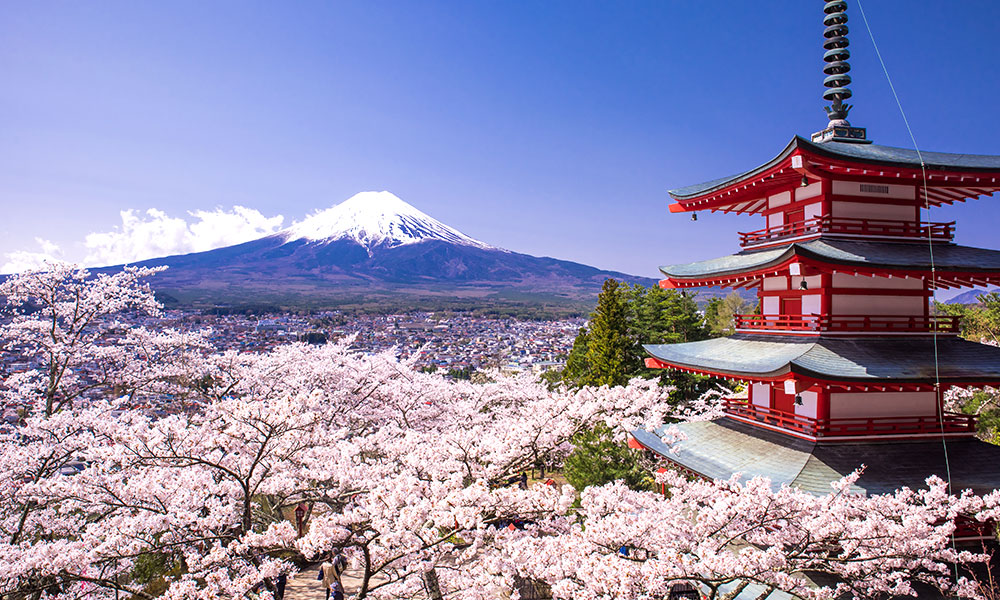
#> input picture GUI_Fetures/Images/japan.jpg, 1000 x 600 px
$ python practice.py
#> lines starting #> are read from the running program, lines starting #| are printed output that depends on the picture
import cv2
import numpy as np
from matplotlib import pyplot as plt

# Read image
img = cv2.imread('japan.jpg', 0)
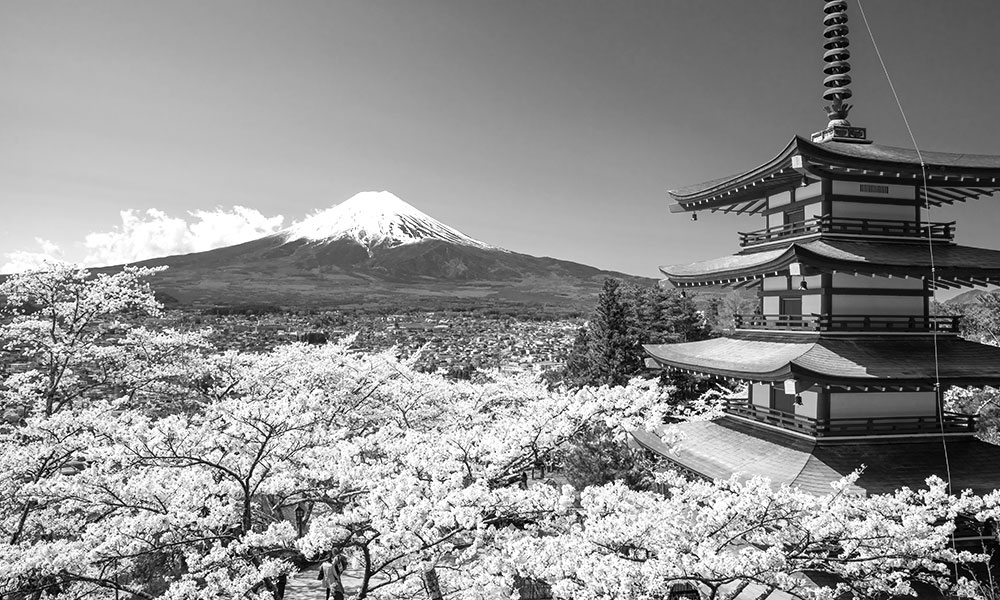
#> img: shape (600, 1000); min 0, max 255, mean 142.7

exit = False
while not exit:
    print('Mode:')
    print('1. OpenCV')
    print('2. Matplotlib')
    print('3. Exit')

    # Display image
    choice = int(input('>>> Your choice: '))
#> the answer given: 1
#> the answer given: 1
#> the answer given: 1
#> the answer given: 1
#> the answer given: 1
#> the answer given: 1
#> (the run stopped early here; a loop or call above may not have finished)
